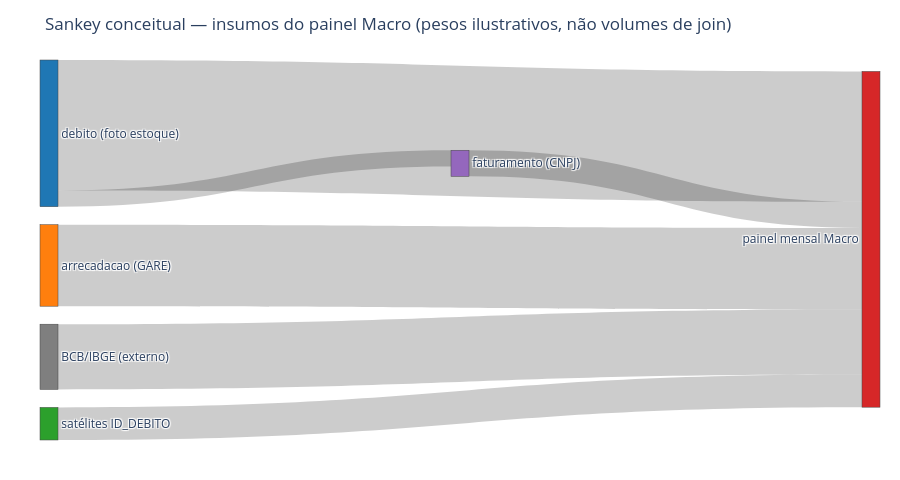

The cell this chart's notebook holds for it:
### Markdown cell above
### Diagrama Mermaid (complemento textual)

A figura Mermaid abaixo reforça a mesma topologia em notação ER clássica. Arestas `||--o{` = um para muitos opcional; externos em bloco separado (sem FK).

### Code cell
mermaid_body = """
erDiagram
    DEBITO ||--o{ ARRECADACAO : "ID_DEBITO"
    DEBITO ||--o{ AJUIZAMENTO : "ID_DEBITO"
    DEBITO ||--o{ STATUS_PROTESTO : "ID_DEBITO"
    DEBITO ||--o{ SOLICITACAOPARCELAMENTO : "ID_DEBITO"
    DEBITO ||--o{ DEBITO_RECEITA : "ID_DEBITO"
    DEBITO }o--|| FATURAMENTO_MASCARADO : "CNPJ_DEVEDOR=CNPJ"

    DEBITO {
        BIGINT ID_DEBITO PK
        BIGINT ANO_EXTRACAO PK
        BIGINT MES_EXTRACAO PK
        VARCHAR TIPO_DEBITO
        DOUBLE VALOR_SEM_HONORARIOS
        VARCHAR CNPJ_DEVEDOR FK
    }
    ARRECADACAO {
        BIGINT ID_GARE_SEFAZ PK
        BIGINT ID_DEBITO FK
        BIGINT ANO
        BIGINT MES
        DOUBLE VALOR_TOTAL_GARE
    }
    FATURAMENTO_MASCARADO {
        BIGINT ID_FATURAMENTO PK
        VARCHAR CNPJ FK
        VARCHAR MES_ANO_REFERENCIA
        DOUBLE VL_FATURAMENTO
    }
""".strip()

html_parts = [
    "<!DOCTYPE html><html><head><meta charset='utf-8'><title>Macro ER Mermaid</title>",
    "<script type='module'>",
    "  import mermaid from 'https://cdn.jsdelivr.net/npm/mermaid@10/dist/mermaid.esm.min.mjs';",
    "  mermaid.initialize({ startOnLoad: true, theme: 'neutral' });",
    "</script>",
    "<style>body{font-family:system-ui,sans-serif;margin:1.5rem}",
    ".ext{border:2px dashed #888;padding:1rem;margin-top:1.5rem;border-radius:8px}",
    "code{background:#f4f4f4;padding:0.1rem 0.3rem}</style></head><body>",
    "<h1>ER Macro — dump Inteligência Fiscal</h1>",
    "<p>Freeze <code>extracao=2026-03</code>. Fact estoque: <b>debito</b>; fact evento: <b>arrecadacao</b>.</p>",
    "<pre class='mermaid'>\n",
    mermaid_body,
    "\n</pre>",
    "<div class='ext'><h2>Fora do DB (sem FK)</h2>",
    "<ul><li>BCB SGS — Selic, IPCA</li><li>IBGE — PIB / atividade</li>",
    "<li>Calendário REFIS / transação / Res. 9/2024</li></ul>",
    "<p>Merge apenas por <b>mês civil</b> do painel mensal.</p></div>",
    "<h2>Lacunas</h2><ul><li>Sem tabela <code>garantia</code></li>",
    "<li>Sem dívida <b>não inscrita</b></li></ul>",
    "</body></html>",
]
html = "".join(html_parts)
html_path = FIG_DIR / "macro_er_mermaid_v0.html"
html_path.write_text(html, encoding="utf-8")
(LOCAL / "figures_html").mkdir(parents=True, exist_ok=True)
(LOCAL / "figures_html" / "macro_er_mermaid_v0.html").write_text(html, encoding="utf-8")
print("Mermaid HTML:", html_path)

labels = [
    "debito (foto estoque)",
    "arrecadacao (GARE)",
    "satélites ID_DEBITO",
    "faturamento (CNPJ)",
    "painel mensal Macro",
    "BCB/IBGE (externo)",
]
sources = [0, 1, 2, 3, 0, 5]
targets = [4, 4, 4, 4, 3, 4]
values = [40, 25, 10, 8, 5, 20]
fig_s = go.Figure(go.Sankey(
    node=dict(
        label=labels, pad=18, thickness=18,
        color=["#1f77b4", "#ff7f0e", "#2ca02c", "#9467bd", "#d62728", "#7f7f7f"],
    ),
    link=dict(
        source=sources, target=targets, value=values,
        label=["estoque→painel", "fluxo→painel", "eventos→painel",
               "proxy empresa", "CNPJ bridge", "macro X"],
    ),
))
fig_s.update_layout(
    title_text="Sankey conceitual — insumos do painel Macro (pesos ilustrativos, não volumes de join)"
)
save_fig(fig_s, "macro_er_sankey_painel_v0", height=480)

### Figure 1 — Plotly figure (JSON) as saved in the notebook; plotly's stock layout.template omitted (floating-point values rounded to 4 significant figures)
{"data": [{"link": {"label": ["estoque→painel", "fluxo→painel", "eventos→painel", "proxy empresa", "CNPJ bridge", "macro X"], "source": [0, 1, 2, 3, 0, 5], "target": [4, 4, 4, 4, 3, 4], "value": [40, 25, 10, 8, 5, 20]}, "node": {"color": ["#1f77b4", "#ff7f0e", "#2ca02c", "#9467bd", "#d62728", "#7f7f7f"], "label": ["debito (foto estoque)", "arrecadacao (GARE)", "satélites ID_DEBITO", "faturamento (CNPJ)", "painel mensal Macro", "BCB/IBGE (externo)"], "pad": 18, "thickness": 18}, "type": "sankey"}], "layout": {"height": 480, "margin": {"b": 40, "l": 40, "r": 20, "t": 60}, "title": {"text": "Sankey conceitual — insumos do painel Macro (pesos ilustrativos, não volumes de join)"}}}
